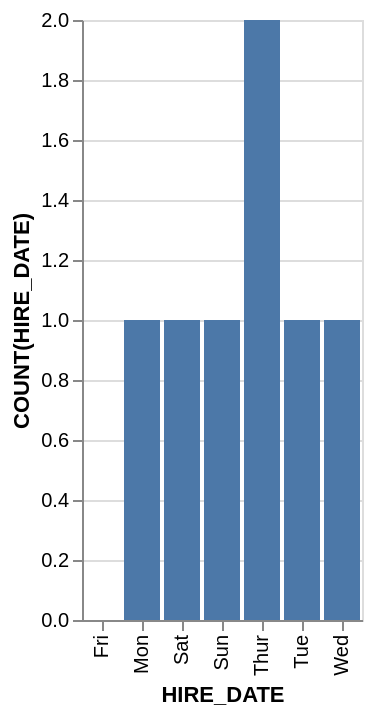

This figure's Vega-Lite source:
### Vega-Lite specification from a JSON file in a GitHub repository (floating-point values rounded to 4 significant figures)
{"data": {"values": [{"x_data": "Mon", "y_data": 1}, {"x_data": "Tue", "y_data": 1}, {"x_data": "Wed", "y_data": 1}, {"x_data": "Thur", "y_data": 2}, {"x_data": "Fri", "y_data": 0}, {"x_data": "Sat", "y_data": 1}, {"x_data": "Sun", "y_data": 1}]}, "mark": "bar", "encoding": {"x": {"field": "x_data", "type": "nominal", "title": "HIRE_DATE", "sort": "ascending"}, "y": {"field": "y_data", "type": "quantitative", "title": "COUNT(HIRE_DATE)"}}}
